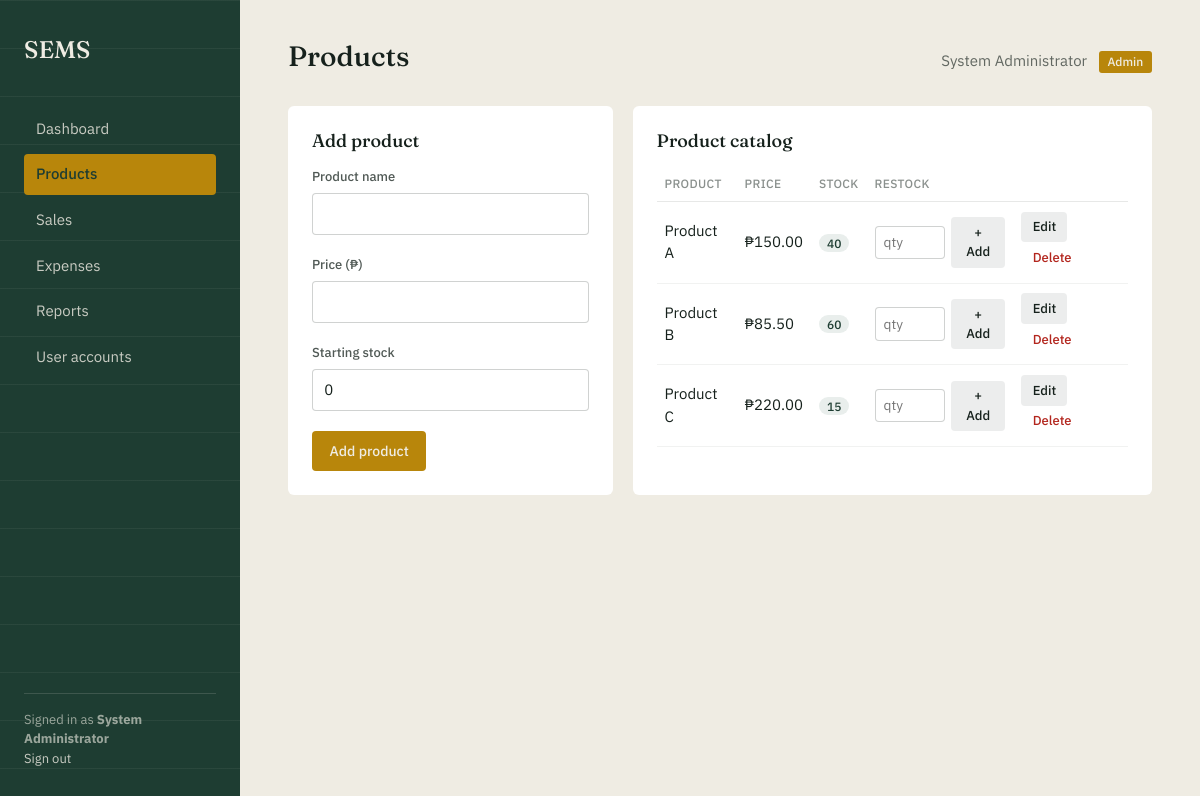
The page /products.php (signed in) on the database its author committed.
### tables this page shows
CREATE TABLE IF NOT EXISTS products (
    id         INT AUTO_INCREMENT PRIMARY KEY,
    name       VARCHAR(100) NOT NULL,
    price      DECIMAL(10,2) NOT NULL,
    stock_qty  INT NOT NULL DEFAULT 0
);

### products.php (the view, shortened to what this page needs)
<?php
require_once __DIR__ . '/db.php';
$fullName   = $_SESSION['full_name'] ?? 'User';
$role       = $_SESSION['role'] ?? 'staff';
$products = [];
$editingProduct = null;
try {
    $products = $pdo->query('SELECT id, name, price, stock_qty FROM products ORDER BY name ASC')->fetchAll();
} catch (PDOException $e) {
    error_log('Products page query failed: ' . $e->getMessage());
    $dataUnavailable = true;
}
function pesos($amount) {
    return '₱' . number_format((float) $amount, 2);
}
$LOW_STOCK_THRESHOLD = 10;
?>
<!DOCTYPE html>
<html lang="en">
<head>
<link href="https://cdn.jsdelivr.net/npm/bootstrap@5.3.3/dist/css/bootstrap.min.css" rel="stylesheet">
<link rel="stylesheet" href="style.css">
</head>
<body>
<div class="layout">
  <?php include __DIR__ . '/includes/sidebar.php'; ?>
  <main class="main">
    <div class="topbar">
      <h1>Products</h1>
      <div class="welcome">
        <?php echo htmlspecialchars($fullName); ?>
        <span class="role-badge"><?php echo htmlspecialchars($role); ?></span>
      </div>
    </div>
    <div class="split-panels">
      <div class="panel">
        <h2><?php echo $editingProduct ? 'Edit product' : 'Add product'; ?></h2>
        <form action="products_process.php" method="POST">
          <div class="field">
            <label for="name">Product name</label>
            <input type="text" id="name" name="name" required maxlength="100"
                   value="<?php echo htmlspecialchars($editingProduct['name'] ?? ''); ?>">
          </div>
          <div class="field">
            <label for="price">Price (₱)</label>
            <input type="number" id="price" name="price" step="0.01" min="0.01" required
                   value="<?php echo htmlspecialchars($editingProduct['price'] ?? ''); ?>">
          </div>
          <div class="field">
            <label for="stock_qty"><?php echo $editingProduct ? 'Current stock' : 'Starting stock'; ?></label>
            <input type="number" id="stock_qty" name="stock_qty" min="0" required
                   value="<?php echo htmlspecialchars($editingProduct['stock_qty'] ?? '0'); ?>">
          </div>
          <button type="submit" class="btn btn-primary"><?php echo $editingProduct ? 'Update product' : 'Add product'; ?></button>
        </form>
      </div>
      <div class="panel">
        <h2>Product catalog</h2>
        <?php if (empty($products)): ?>
          <p class="empty-state">No products yet — add one to get started.</p>
        <?php else: ?>
          <table class="data-table">
            <thead><tr><th>Product</th><th>Price</th><th>Stock</th><th>Restock</th><th></th></tr></thead>
            <tbody>
              <?php foreach ($products as $p): ?>
                <tr>
                  <td><?php echo htmlspecialchars($p['name']); ?></td>
                  <td><?php echo pesos($p['price']); ?></td>
                  <td>
                    <span class="stock-pill <?php echo $p['stock_qty'] <= $LOW_STOCK_THRESHOLD ? 'stock-low' : 'stock-ok'; ?>">
                      <?php echo (int) $p['stock_qty']; ?> <?php echo $p['stock_qty'] <= $LOW_STOCK_THRESHOLD ? '(low)' : ''; ?>
                    </span>
                  </td>
                  <td>
                    <form action="products_process.php" method="POST" class="restock-form">
                      <input type="number" name="restock_qty" min="1" placeholder="qty" required>
                      <button type="submit" class="btn btn-secondary btn-sm">+ Add</button>
                    </form>
                  </td>
                  <td>
                    <a href="products.php?edit=<?php echo (int) $p['id']; ?>" class="btn btn-secondary btn-sm">Edit</a>
                    <form action="products_process.php" method="POST" style="display:inline" onsubmit="return confirm('Delete this product? This cannot be undone.');">
                      <button type="submit" class="btn btn-danger btn-sm">Delete</button>
                    </form>
                  </td>
                </tr>
              <?php endforeach; ?>
            </tbody>
          </table>
        <?php endif; ?>
      </div>
    </div>
  </main>
</div>
</body>
</html>

### style.css (style rules this page uses)
:root { --ledger-green: #1E3D32; --ledger-green-light: #2B5646; --paper: #EFECE3; --paper-card: #FFFFFF; --ink: #16211C; --gold: #B8860B; --gold-hover: #9C7109; --error-red: #B3261E; --sale-color: #B8860B; --expense-color: #B3261E; }
* { box-sizing: border-box; }
body { margin: 0; font-family: 'IBM Plex Sans', sans-serif; color: var(--ink); background: var(--paper); }
.layout { display: flex; min-height: 100vh; }
.main { flex: 1; padding: 2.5rem 3rem; min-width: 0; }
.topbar { display: flex; justify-content: space-between; align-items: baseline; margin-bottom: 2rem; flex-wrap: wrap; gap: 0.5rem; }
.topbar h1 { font-family: 'Fraunces', serif; font-weight: 500; font-size: 1.75rem; margin: 0; }
.topbar .welcome { font-size: 0.9375rem; color: rgba(22, 33, 28, 0.65); }
.role-badge { display: inline-block; background: var(--gold); color: var(--paper); font-size: 0.75rem; font-weight: 500; padding: 0.15rem 0.55rem; border-radius: 3px; text-transform: capitalize; margin-left: 0.5rem; }
.panel { background: var(--paper-card); border-radius: 6px; padding: 1.5rem; margin-bottom: 1.5rem; }
.panel h2 { font-family: 'Fraunces', serif; font-weight: 500; font-size: 1.125rem; margin: 0 0 1rem; }
.data-table { width: 100%; border-collapse: collapse; font-size: 0.9375rem; }
.data-table th { text-align: left; font-size: 0.75rem; text-transform: uppercase; letter-spacing: 0.03em; color: rgba(22, 33, 28, 0.5); font-weight: 500; padding: 0.5rem 0.5rem; border-bottom: 1px solid rgba(22, 33, 28, 0.1); }
.data-table td { padding: 0.6rem 0.5rem; border-bottom: 1px solid rgba(22, 33, 28, 0.06); vertical-align: middle; }
.field { margin-bottom: 1.25rem; }
.field label { display: block; font-size: 0.8125rem; font-weight: 500; color: rgba(22, 33, 28, 0.75); margin-bottom: 0.4rem; }
.field input, .field select { width: 100%; border: 1px solid rgba(22, 33, 28, 0.2); background: #fff; padding: 0.55rem 0.7rem; font-family: 'IBM Plex Sans', sans-serif; font-size: 0.9375rem; color: var(--ink); border-radius: 4px; transition: border-color 0.15s ease; }
.btn { display: inline-block; border: none; padding: 0.6rem 1.1rem; font-size: 0.875rem; font-weight: 500; font-family: 'IBM Plex Sans', sans-serif; border-radius: 4px; cursor: pointer; text-decoration: none; transition: background 0.15s ease; }
.btn-primary { background: var(--gold); color: var(--paper); }
.btn-secondary { background: rgba(22, 33, 28, 0.08); color: var(--ink); }
.btn-danger { background: transparent; color: var(--error-red); padding: 0.3rem 0.6rem; font-size: 0.8125rem; }
.btn-sm { padding: 0.35rem 0.7rem; font-size: 0.8125rem; }

### products.php (style rules this page uses)
.split-panels { display: grid; grid-template-columns: 1fr 1.6fr; gap: 1.25rem; margin-bottom: 1.5rem; }
.stock-pill { font-size: 0.75rem; padding: 0.1rem 0.5rem; border-radius: 10px; font-weight: 500; }
.stock-ok { background: rgba(43,86,70,0.1); color: var(--ledger-green); }
.restock-form { display: flex; gap: 0.4rem; align-items: center; }
.restock-form input { width: 70px; border: 1px solid rgba(22,33,28,0.2); padding: 0.35rem 0.5rem; border-radius: 4px; font-size: 0.85rem; }

### rows shown on the page
products: name "Product A", price "₱150.00", stock_qty "40"
products: name "Product B", price "₱85.50", stock_qty "60"
products: name "Product C", price "₱220.00", stock_qty "15"

### other values the page prints
$navFullName "System Administrator"
$fullName "System Administrator"
$role "Admin"
